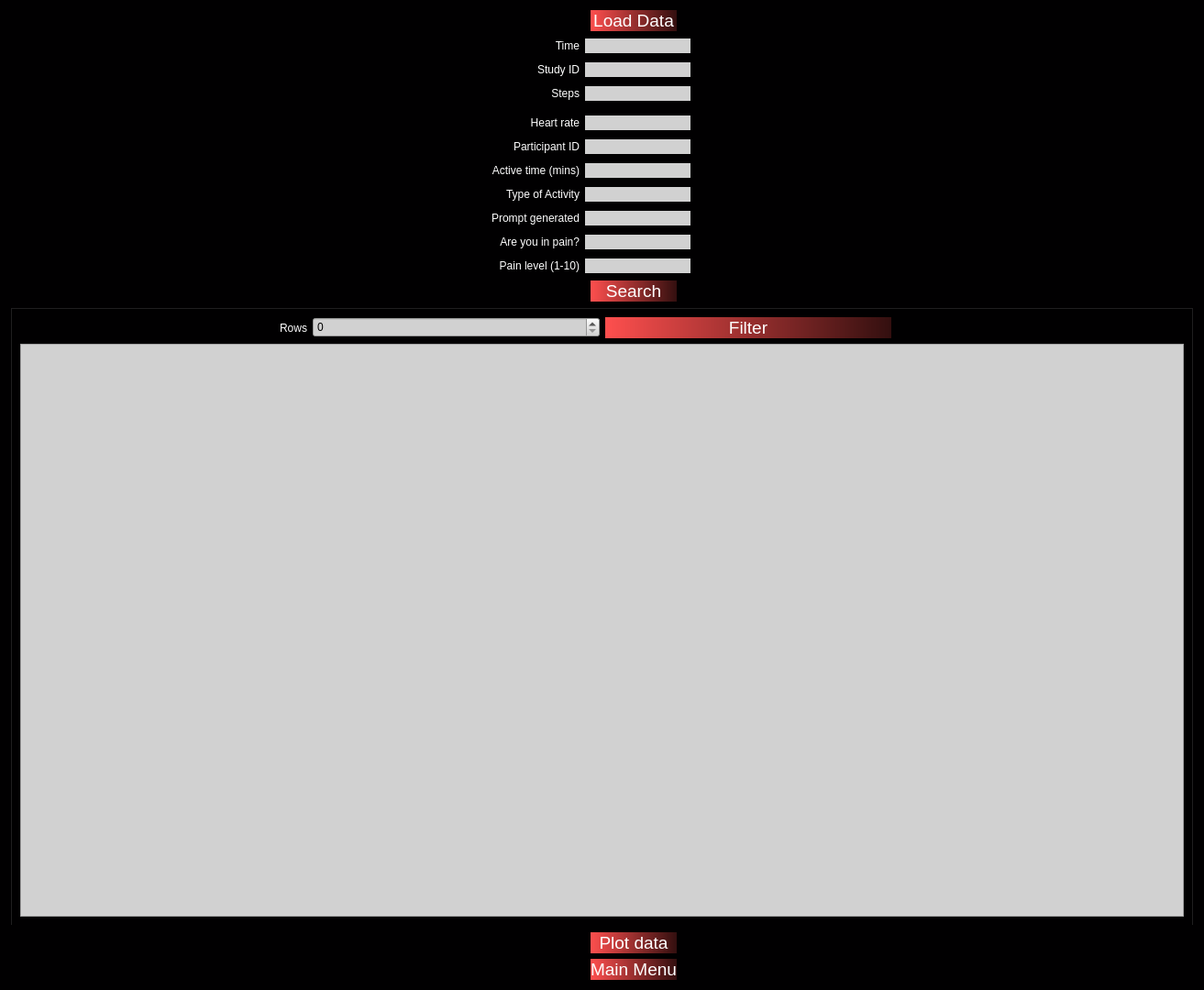
<?xml version="1.0" encoding="UTF-8"?>
<ui version="4.0">
 <class>DataView</class>
 <widget class="QWidget" name="DataView">
  <property name="geometry">
   <rect>
    <x>0</x>
    <y>0</y>
    <width>1313</width>
    <height>1080</height>
   </rect>
  </property>
  <property name="windowTitle">
   <string>Data View</string>
  </property>
  <property name="styleSheet">
   <string notr="true">background-color: rgb(1,0,1);</string>
  </property>
  <layout class="QGridLayout" name="gridLayout_3">
   <item row="0" column="0">
    <layout class="QGridLayout" name="gridLayout">
     <item row="1" column="2" colspan="3">
      <widget class="QLabel" name="label_10">
       <property name="styleSheet">
        <string notr="true">color: rgb(255, 255, 255);</string>
       </property>
       <property name="text">
        <string>Time</string>
       </property>
       <property name="alignment">
        <set>Qt::AlignRight|Qt::AlignTrailing|Qt::AlignVCenter</set>
       </property>
      </widget>
     </item>
     <item row="1" column="5" colspan="3">
      <widget class="QLineEdit" name="TimeLabel">
       <property name="styleSheet">
        <string notr="true">background-color: rgb(209, 209, 209);
border-radius: 11px;</string>
       </property>
      </widget>
     </item>
     <item row="1" column="8" colspan="3">
      <spacer name="horizontalSpacer_22">
       <property name="orientation">
        <enum>Qt::Horizontal</enum>
       </property>
       <property name="sizeHint" stdset="0">
        <size>
         <width>40</width>
         <height>20</height>
        </size>
       </property>
      </spacer>
     </item>
     <item row="2" column="2" colspan="3">
      <widget class="QLabel" name="label_11">
       <property name="styleSheet">
        <string notr="true">color: rgb(255, 255, 255);</string>
       </property>
       <property name="text">
        <string>Study ID</string>
       </property>
       <property name="alignment">
        <set>Qt::AlignRight|Qt::AlignTrailing|Qt::AlignVCenter</set>
       </property>
      </widget>
     </item>
     <item row="2" column="5" colspan="3">
      <widget class="QLineEdit" name="StudyIDLabel">
       <property name="styleSheet">
        <string notr="true">background-color: rgb(209, 209, 209);
border-radius: 11px;</string>
       </property>
       <property name="text">
        <string/>
       </property>
      </widget>
     </item>
     <item row="2" column="8" colspan="3">
      <spacer name="horizontalSpacer_28">
       <property name="orientation">
        <enum>Qt::Horizontal</enum>
       </property>
       <property name="sizeHint" stdset="0">
        <size>
         <width>40</width>
         <height>20</height>
        </size>
       </property>
      </spacer>
     </item>
     <item row="3" column="3" colspan="2">
      <widget class="QLabel" name="label_5">
       <property name="styleSheet">
        <string notr="true">color: rgb(255, 255, 255);</string>
       </property>
       <property name="text">
        <string>Steps</string>
       </property>
       <property name="alignment">
        <set>Qt::AlignRight|Qt::AlignTrailing|Qt::AlignVCenter</set>
       </property>
      </widget>
     </item>
     <item row="3" column="5" colspan="3">
      <widget class="QLineEdit" name="StepsLabel">
       <property name="styleSheet">
        <string notr="true">background-color: rgb(209, 209, 209);
border-radius: 11px;</string>
       </property>
      </widget>
     </item>
     <item row="3" column="8" colspan="3">
      <spacer name="horizontalSpacer_9">
       <property name="orientation">
        <enum>Qt::Horizontal</enum>
       </property>
       <property name="sizeHint" stdset="0">
        <size>
         <width>40</width>
         <height>20</height>
        </size>
       </property>
      </spacer>
     </item>
     <item row="4" column="8" rowspan="2" colspan="3">
      <spacer name="horizontalSpacer_8">
       <property name="orientation">
        <enum>Qt::Horizontal</enum>
       </property>
       <property name="sizeHint" stdset="0">
        <size>
         <width>40</width>
         <height>20</height>
        </size>
       </property>
      </spacer>
     </item>
     <item row="5" column="5" colspan="3">
      <widget class="QLineEdit" name="HeartRateLabel">
       <property name="styleSheet">
        <string notr="true">background-color: rgb(209, 209, 209);
border-radius: 11px;</string>
       </property>
      </widget>
     </item>
     <item row="6" column="2" colspan="3">
      <widget class="QLabel" name="label_2">
       <property name="styleSheet">
        <string notr="true">color: rgb(255, 255, 255);</string>
       </property>
       <property name="text">
        <string>Participant ID</string>
       </property>
       <property name="alignment">
        <set>Qt::AlignRight|Qt::AlignTrailing|Qt::AlignVCenter</set>
       </property>
      </widget>
     </item>
     <item row="6" column="5" colspan="3">
      <widget class="QLineEdit" name="IDLabel">
       <property name="styleSheet">
        <string notr="true">background-color: rgb(209, 209, 209);
border-radius: 11px;</string>
       </property>
      </widget>
     </item>
     <item row="6" column="8" colspan="3">
      <spacer name="horizontalSpacer_11">
       <property name="orientation">
        <enum>Qt::Horizontal</enum>
       </property>
       <property name="sizeHint" stdset="0">
        <size>
         <width>40</width>
         <height>20</height>
        </size>
       </property>
      </spacer>
     </item>
     <item row="7" column="2" colspan="3">
      <widget class="QLabel" name="label_4">
       <property name="styleSheet">
        <string notr="true">color: rgb(255, 255, 255);</string>
       </property>
       <property name="text">
        <string>Active time (mins)</string>
       </property>
       <property name="alignment">
        <set>Qt::AlignRight|Qt::AlignTrailing|Qt::AlignVCenter</set>
       </property>
      </widget>
     </item>
     <item row="7" column="5" colspan="3">
      <widget class="QLineEdit" name="ActivityTimeLabel">
       <property name="styleSheet">
        <string notr="true">background-color: rgb(209, 209, 209);
border-radius: 11px;</string>
       </property>
      </widget>
     </item>
     <item row="7" column="9" colspan="2">
      <spacer name="horizontalSpacer_10">
       <property name="orientation">
        <enum>Qt::Horizontal</enum>
       </property>
       <property name="sizeHint" stdset="0">
        <size>
         <width>40</width>
         <height>20</height>
        </size>
       </property>
      </spacer>
     </item>
     <item row="8" column="2" colspan="3">
      <widget class="QLabel" name="label_6">
       <property name="styleSheet">
        <string notr="true">color: rgb(255, 255, 255);</string>
       </property>
       <property name="text">
        <string>Type of Activity</string>
       </property>
       <property name="alignment">
        <set>Qt::AlignRight|Qt::AlignTrailing|Qt::AlignVCenter</set>
       </property>
      </widget>
     </item>
     <item row="8" column="5" colspan="3">
      <widget class="QLineEdit" name="ActivityTypeLabel">
       <property name="styleSheet">
        <string notr="true">background-color: rgb(209, 209, 209);
border-radius: 11px;</string>
       </property>
      </widget>
     </item>
     <item row="8" column="9" colspan="2">
      <spacer name="horizontalSpacer_15">
       <property name="orientation">
        <enum>Qt::Horizontal</enum>
       </property>
       <property name="sizeHint" stdset="0">
        <size>
         <width>40</width>
         <height>20</height>
        </size>
       </property>
      </spacer>
     </item>
     <item row="9" column="2" colspan="3">
      <widget class="QLabel" name="label_7">
       <property name="styleSheet">
        <string notr="true">color: rgb(255, 255, 255);</string>
       </property>
       <property name="text">
        <string>Prompt generated</string>
       </property>
       <property name="alignment">
        <set>Qt::AlignRight|Qt::AlignTrailing|Qt::AlignVCenter</set>
       </property>
      </widget>
     </item>
     <item row="9" column="5" colspan="3">
      <widget class="QLineEdit" name="PromptLabel">
       <property name="styleSheet">
        <string notr="true">background-color: rgb(209, 209, 209);
border-radius: 11px;</string>
       </property>
      </widget>
     </item>
     <item row="9" column="9" colspan="2">
      <spacer name="horizontalSpacer_17">
       <property name="orientation">
        <enum>Qt::Horizontal</enum>
       </property>
       <property name="sizeHint" stdset="0">
        <size>
         <width>40</width>
         <height>20</height>
        </size>
       </property>
      </spacer>
     </item>
     <item row="10" column="2" colspan="3">
      <widget class="QLabel" name="label_8">
       <property name="styleSheet">
        <string notr="true">color: rgb(255, 255, 255);</string>
       </property>
       <property name="text">
        <string>Are you in pain?</string>
       </property>
       <property name="alignment">
        <set>Qt::AlignRight|Qt::AlignTrailing|Qt::AlignVCenter</set>
       </property>
      </widget>
     </item>
     <item row="10" column="5" colspan="3">
      <widget class="QLineEdit" name="PainLabel">
       <property name="styleSheet">
        <string notr="true">background-color: rgb(209, 209, 209);
border-radius: 11px;</string>
       </property>
      </widget>
     </item>
     <item row="10" column="9" colspan="2">
      <spacer name="horizontalSpacer_19">
       <property name="orientation">
        <enum>Qt::Horizontal</enum>
       </property>
       <property name="sizeHint" stdset="0">
        <size>
         <width>40</width>
         <height>20</height>
        </size>
       </property>
      </spacer>
     </item>
     <item row="11" column="2" colspan="3">
      <widget class="QLabel" name="label_9">
       <property name="styleSheet">
        <string notr="true">color: rgb(255, 255, 255);</string>
       </property>
       <property name="text">
        <string>Pain level (1-10)</string>
       </property>
       <property name="alignment">
        <set>Qt::AlignRight|Qt::AlignTrailing|Qt::AlignVCenter</set>
       </property>
      </widget>
     </item>
     <item row="11" column="5" colspan="3">
      <widget class="QLineEdit" name="PainLevelLabel">
       <property name="styleSheet">
        <string notr="true">background-color: rgb(209, 209, 209);
border-radius: 11px;</string>
       </property>
      </widget>
     </item>
     <item row="11" column="9" colspan="2">
      <spacer name="horizontalSpacer_21">
       <property name="orientation">
        <enum>Qt::Horizontal</enum>
       </property>
       <property name="sizeHint" stdset="0">
        <size>
         <width>40</width>
         <height>20</height>
        </size>
       </property>
      </spacer>
     </item>
     <item row="12" column="7" colspan="3">
      <spacer name="horizontalSpacer_13">
       <property name="orientation">
        <enum>Qt::Horizontal</enum>
       </property>
       <property name="sizeHint" stdset="0">
        <size>
         <width>40</width>
         <height>20</height>
        </size>
       </property>
      </spacer>
     </item>
     <item row="14" column="0">
      <spacer name="horizontalSpacer_26">
       <property name="orientation">
        <enum>Qt::Horizontal</enum>
       </property>
       <property name="sizeHint" stdset="0">
        <size>
         <width>40</width>
         <height>20</height>
        </size>
       </property>
      </spacer>
     </item>
     <item row="14" column="10">
      <spacer name="horizontalSpacer_25">
       <property name="orientation">
        <enum>Qt::Horizontal</enum>
       </property>
       <property name="sizeHint" stdset="0">
        <size>
         <width>40</width>
         <height>20</height>
        </size>
       </property>
      </spacer>
     </item>
     <item row="15" column="0">
      <spacer name="horizontalSpacer_23">
       <property name="orientation">
        <enum>Qt::Horizontal</enum>
       </property>
       <property name="sizeHint" stdset="0">
        <size>
         <width>40</width>
         <height>20</height>
        </size>
       </property>
      </spacer>
     </item>
     <item row="15" column="10">
      <spacer name="horizontalSpacer_24">
       <property name="orientation">
        <enum>Qt::Horizontal</enum>
       </property>
       <property name="sizeHint" stdset="0">
        <size>
         <width>40</width>
         <height>20</height>
        </size>
       </property>
      </spacer>
     </item>
     <item row="5" column="4">
      <widget class="QLabel" name="label_3">
       <property name="styleSheet">
        <string notr="true">color: rgb(255, 255, 255);</string>
       </property>
       <property name="text">
        <string>Heart rate</string>
       </property>
       <property name="alignment">
        <set>Qt::AlignRight|Qt::AlignTrailing|Qt::AlignVCenter</set>
       </property>
      </widget>
     </item>
     <item row="13" column="0" colspan="11">
      <widget class="QTabWidget" name="tabWidget">
       <property name="font">
        <font>
         <pointsize>13</pointsize>
        </font>
       </property>
       <property name="currentIndex">
        <number>0</number>
       </property>
       <property name="tabsClosable">
        <bool>false</bool>
       </property>
       <property name="movable">
        <bool>false</bool>
       </property>
       <property name="tabBarAutoHide">
        <bool>true</bool>
       </property>
       <widget class="QWidget" name="tab">
        <attribute name="title">
         <string>Data</string>
        </attribute>
        <layout class="QGridLayout" name="gridLayout_2">
         <item row="0" column="3">
          <widget class="QPushButton" name="BtnDescribe">
           <property name="font">
            <font>
             <family>Microsoft YaHei UI</family>
             <pointsize>9</pointsize>
             <weight>50</weight>
             <italic>false</italic>
             <bold>false</bold>
            </font>
           </property>
           <property name="styleSheet">
            <string notr="true">font-size: 14pt;background-color: qlineargradient(spread:pad, x1:0, y1:0, x2:1, y2:0, stop:0 rgba(254,79,78,255), stop:1 rgba(51,15,15,255));
font: 9pt &quot;Microsoft YaHei UI&quot;;
color: rgb(255, 255, 255);
border-style: solid;
border-radius: 15px;</string>
           </property>
           <property name="text">
            <string>Filter</string>
           </property>
          </widget>
         </item>
         <item row="0" column="2">
          <widget class="QSpinBox" name="spinBox">
           <property name="styleSheet">
            <string notr="true">background-color: rgb(209, 209, 209);</string>
           </property>
          </widget>
         </item>
         <item row="2" column="1" colspan="4">
          <widget class="QTableWidget" name="tableWidget">
           <property name="styleSheet">
            <string notr="true">background-color: rgb(209, 209, 209);</string>
           </property>
          </widget>
         </item>
         <item row="0" column="1">
          <widget class="QLabel" name="label">
           <property name="layoutDirection">
            <enum>Qt::LeftToRight</enum>
           </property>
           <property name="styleSheet">
            <string notr="true">color: rgb(255, 255, 255)</string>
           </property>
           <property name="text">
            <string>Rows</string>
           </property>
           <property name="alignment">
            <set>Qt::AlignRight|Qt::AlignTrailing|Qt::AlignVCenter</set>
           </property>
          </widget>
         </item>
        </layout>
       </widget>
      </widget>
     </item>
     <item row="1" column="0">
      <spacer name="horizontalSpacer_12">
       <property name="orientation">
        <enum>Qt::Horizontal</enum>
       </property>
       <property name="sizeHint" stdset="0">
        <size>
         <width>40</width>
         <height>20</height>
        </size>
       </property>
      </spacer>
     </item>
     <item row="2" column="0">
      <spacer name="horizontalSpacer_27">
       <property name="orientation">
        <enum>Qt::Horizontal</enum>
       </property>
       <property name="sizeHint" stdset="0">
        <size>
         <width>40</width>
         <height>20</height>
        </size>
       </property>
      </spacer>
     </item>
     <item row="3" column="0">
      <spacer name="horizontalSpacer_5">
       <property name="orientation">
        <enum>Qt::Horizontal</enum>
       </property>
       <property name="sizeHint" stdset="0">
        <size>
         <width>40</width>
         <height>20</height>
        </size>
       </property>
      </spacer>
     </item>
     <item row="5" column="0">
      <spacer name="horizontalSpacer_6">
       <property name="orientation">
        <enum>Qt::Horizontal</enum>
       </property>
       <property name="sizeHint" stdset="0">
        <size>
         <width>40</width>
         <height>20</height>
        </size>
       </property>
      </spacer>
     </item>
     <item row="6" column="0">
      <spacer name="horizontalSpacer_4">
       <property name="orientation">
        <enum>Qt::Horizontal</enum>
       </property>
       <property name="sizeHint" stdset="0">
        <size>
         <width>40</width>
         <height>20</height>
        </size>
       </property>
      </spacer>
     </item>
     <item row="7" column="0">
      <spacer name="horizontalSpacer_7">
       <property name="orientation">
        <enum>Qt::Horizontal</enum>
       </property>
       <property name="sizeHint" stdset="0">
        <size>
         <width>40</width>
         <height>20</height>
        </size>
       </property>
      </spacer>
     </item>
     <item row="8" column="0">
      <spacer name="horizontalSpacer_14">
       <property name="orientation">
        <enum>Qt::Horizontal</enum>
       </property>
       <property name="sizeHint" stdset="0">
        <size>
         <width>40</width>
         <height>20</height>
        </size>
       </property>
      </spacer>
     </item>
     <item row="9" column="0">
      <spacer name="horizontalSpacer_16">
       <property name="orientation">
        <enum>Qt::Horizontal</enum>
       </property>
       <property name="sizeHint" stdset="0">
        <size>
         <width>40</width>
         <height>20</height>
        </size>
       </property>
      </spacer>
     </item>
     <item row="10" column="0">
      <spacer name="horizontalSpacer_18">
       <property name="orientation">
        <enum>Qt::Horizontal</enum>
       </property>
       <property name="sizeHint" stdset="0">
        <size>
         <width>40</width>
         <height>20</height>
        </size>
       </property>
      </spacer>
     </item>
     <item row="11" column="0">
      <spacer name="horizontalSpacer_20">
       <property name="orientation">
        <enum>Qt::Horizontal</enum>
       </property>
       <property name="sizeHint" stdset="0">
        <size>
         <width>40</width>
         <height>20</height>
        </size>
       </property>
      </spacer>
     </item>
     <item row="0" column="10">
      <spacer name="horizontalSpacer">
       <property name="orientation">
        <enum>Qt::Horizontal</enum>
       </property>
       <property name="sizeHint" stdset="0">
        <size>
         <width>40</width>
         <height>20</height>
        </size>
       </property>
      </spacer>
     </item>
     <item row="0" column="6">
      <widget class="QPushButton" name="LoadData">
       <property name="styleSheet">
        <string notr="true">font-size: 14pt;background-color: qlineargradient(spread:pad, x1:0, y1:0, x2:1, y2:0, stop:0 rgba(254,79,78,255), stop:1 rgba(51,15,15,255));
font: 9pt &quot;Microsoft YaHei UI&quot;;
color: rgb(255, 255, 255);
border-style: solid;
border-radius: 15px;</string>
       </property>
       <property name="text">
        <string>Load Data</string>
       </property>
      </widget>
     </item>
     <item row="12" column="6">
      <widget class="QPushButton" name="ButtonSearch">
       <property name="styleSheet">
        <string notr="true">font-size: 14pt;background-color: qlineargradient(spread:pad, x1:0, y1:0, x2:1, y2:0, stop:0 rgba(254,79,78,255), stop:1 rgba(51,15,15,255));
font: 9pt &quot;Microsoft YaHei UI&quot;;
color: rgb(255, 255, 255);
border-style: solid;
border-radius: 15px;</string>
       </property>
       <property name="text">
        <string>Search</string>
       </property>
      </widget>
     </item>
     <item row="14" column="6">
      <widget class="QPushButton" name="Graph">
       <property name="styleSheet">
        <string notr="true">font-size: 14pt;background-color: qlineargradient(spread:pad, x1:0, y1:0, x2:1, y2:0, stop:0 rgba(254,79,78,255), stop:1 rgba(51,15,15,255));
font: 9pt &quot;Microsoft YaHei UI&quot;;
color: rgb(255, 255, 255);
border-style: solid;
border-radius: 15px;</string>
       </property>
       <property name="text">
        <string>Plot data</string>
       </property>
      </widget>
     </item>
     <item row="15" column="6">
      <widget class="QPushButton" name="MainMenu">
       <property name="styleSheet">
        <string notr="true">font-size: 14pt;background-color: qlineargradient(spread:pad, x1:0, y1:0, x2:1, y2:0, stop:0 rgba(254,79,78,255), stop:1 rgba(51,15,15,255));
font: 9pt &quot;Microsoft YaHei UI&quot;;
color: rgb(255, 255, 255);
border-style: solid;
border-radius: 15px;</string>
       </property>
       <property name="text">
        <string>Main Menu</string>
       </property>
      </widget>
     </item>
    </layout>
   </item>
  </layout>
 </widget>
 <resources/>
 <connections/>
</ui>
